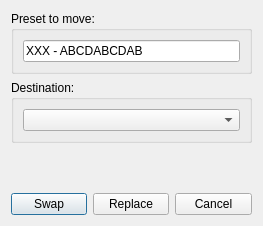
<?xml version="1.0" encoding="UTF-8"?>
<ui version="4.0">
 <class>MoveDialog</class>
 <widget class="QDialog" name="MoveDialog">
  <property name="windowModality">
   <enum>Qt::ApplicationModal</enum>
  </property>
  <property name="geometry">
   <rect>
    <x>0</x>
    <y>0</y>
    <width>263</width>
    <height>226</height>
   </rect>
  </property>
  <property name="sizePolicy">
   <sizepolicy hsizetype="Preferred" vsizetype="Fixed">
    <horstretch>0</horstretch>
    <verstretch>0</verstretch>
   </sizepolicy>
  </property>
  <property name="minimumSize">
   <size>
    <width>263</width>
    <height>226</height>
   </size>
  </property>
  <property name="maximumSize">
   <size>
    <width>284</width>
    <height>226</height>
   </size>
  </property>
  <property name="windowTitle">
   <string/>
  </property>
  <property name="sizeGripEnabled">
   <bool>false</bool>
  </property>
  <property name="modal">
   <bool>true</bool>
  </property>
  <layout class="QVBoxLayout" name="verticalLayout_3">
   <item>
    <widget class="QGroupBox" name="groupBox_2">
     <property name="title">
      <string>Preset to move:</string>
     </property>
     <layout class="QGridLayout" name="gridLayout">
      <item row="0" column="0">
       <widget class="QLineEdit" name="lineEdit">
        <property name="enabled">
         <bool>true</bool>
        </property>
        <property name="sizePolicy">
         <sizepolicy hsizetype="Fixed" vsizetype="Fixed">
          <horstretch>0</horstretch>
          <verstretch>0</verstretch>
         </sizepolicy>
        </property>
        <property name="maximumSize">
         <size>
          <width>225</width>
          <height>16777215</height>
         </size>
        </property>
        <property name="cursor">
         <cursorShape>ArrowCursor</cursorShape>
        </property>
        <property name="mouseTracking">
         <bool>false</bool>
        </property>
        <property name="acceptDrops">
         <bool>false</bool>
        </property>
        <property name="text">
         <string>XXX - ABCDABCDAB</string>
        </property>
        <property name="frame">
         <bool>true</bool>
        </property>
        <property name="cursorPosition">
         <number>16</number>
        </property>
        <property name="readOnly">
         <bool>true</bool>
        </property>
       </widget>
      </item>
     </layout>
    </widget>
   </item>
   <item>
    <widget class="QGroupBox" name="groupBox">
     <property name="title">
      <string>Destination:</string>
     </property>
     <layout class="QVBoxLayout" name="verticalLayout">
      <item>
       <layout class="QHBoxLayout" name="horizontalLayout">
        <item>
         <widget class="QComboBox" name="destNameComboBox">
          <property name="sizePolicy">
           <sizepolicy hsizetype="Expanding" vsizetype="Fixed">
            <horstretch>0</horstretch>
            <verstretch>0</verstretch>
           </sizepolicy>
          </property>
         </widget>
        </item>
       </layout>
      </item>
     </layout>
    </widget>
   </item>
   <item>
    <spacer name="verticalSpacer">
     <property name="orientation">
      <enum>Qt::Vertical</enum>
     </property>
     <property name="sizeHint" stdset="0">
      <size>
       <width>20</width>
       <height>0</height>
      </size>
     </property>
    </spacer>
   </item>
   <item>
    <layout class="QHBoxLayout" name="horizontalLayout_3">
     <item>
      <spacer name="horizontalSpacer_2">
       <property name="orientation">
        <enum>Qt::Horizontal</enum>
       </property>
       <property name="sizeHint" stdset="0">
        <size>
         <width>40</width>
         <height>20</height>
        </size>
       </property>
      </spacer>
     </item>
     <item>
      <widget class="QPushButton" name="swapButton">
       <property name="text">
        <string>Swap</string>
       </property>
      </widget>
     </item>
     <item>
      <widget class="QPushButton" name="replaceButton">
       <property name="text">
        <string>Replace</string>
       </property>
      </widget>
     </item>
     <item>
      <widget class="QPushButton" name="cancelButton">
       <property name="text">
        <string>Cancel</string>
       </property>
      </widget>
     </item>
    </layout>
   </item>
  </layout>
 </widget>
 <tabstops>
  <tabstop>destNameComboBox</tabstop>
  <tabstop>swapButton</tabstop>
  <tabstop>replaceButton</tabstop>
  <tabstop>cancelButton</tabstop>
 </tabstops>
 <resources/>
 <connections>
  <connection>
   <sender>cancelButton</sender>
   <signal>clicked()</signal>
   <receiver>MoveDialog</receiver>
   <slot>reject()</slot>
   <hints>
    <hint type="sourcelabel">
     <x>228</x>
     <y>150</y>
    </hint>
    <hint type="destinationlabel">
     <x>262</x>
     <y>70</y>
    </hint>
   </hints>
  </connection>
  <connection>
   <sender>swapButton</sender>
   <signal>clicked()</signal>
   <receiver>MoveDialog</receiver>
   <slot>accept()</slot>
   <hints>
    <hint type="sourcelabel">
     <x>68</x>
     <y>148</y>
    </hint>
    <hint type="destinationlabel">
     <x>10</x>
     <y>144</y>
    </hint>
   </hints>
  </connection>
  <connection>
   <sender>replaceButton</sender>
   <signal>clicked()</signal>
   <receiver>MoveDialog</receiver>
   <slot>accept()</slot>
   <hints>
    <hint type="sourcelabel">
     <x>138</x>
     <y>151</y>
    </hint>
    <hint type="destinationlabel">
     <x>5</x>
     <y>132</y>
    </hint>
   </hints>
  </connection>
 </connections>
</ui>
